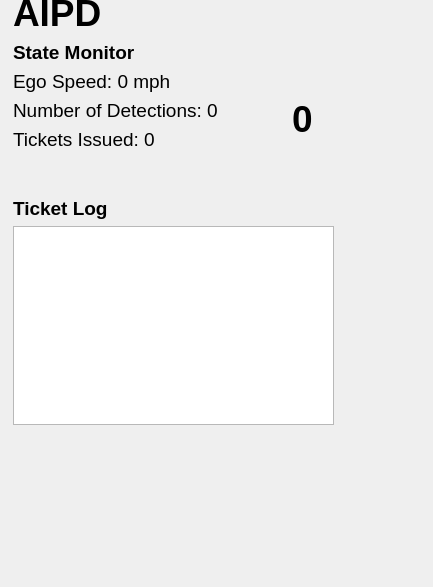
<?xml version="1.0" encoding="UTF-8"?>
<ui version="4.0">
 <class>aipd_panel</class>
 <widget class="QWidget" name="aipd_panel">
  <property name="geometry">
   <rect>
    <x>0</x>
    <y>0</y>
    <width>433</width>
    <height>587</height>
   </rect>
  </property>
  <property name="windowTitle">
   <string>Form</string>
  </property>
  <widget class="QWidget" name="">
   <property name="geometry">
    <rect>
     <x>13</x>
     <y>-8</y>
     <width>321</width>
     <height>433</height>
    </rect>
   </property>
   <layout class="QVBoxLayout" name="verticalLayout_3">
    <item>
     <widget class="QLabel" name="label_2">
      <property name="text">
       <string>&lt;html&gt;&lt;head/&gt;&lt;body&gt;&lt;p&gt;&lt;span style=&quot; font-size:28pt; font-weight:600;&quot;&gt;AIPD&lt;/span&gt;&lt;/p&gt;&lt;/body&gt;&lt;/html&gt;</string>
      </property>
     </widget>
    </item>
    <item>
     <layout class="QVBoxLayout" name="verticalLayout">
      <item>
       <widget class="QLabel" name="label_3">
        <property name="text">
         <string>&lt;html&gt;&lt;head/&gt;&lt;body&gt;&lt;p&gt;&lt;span style=&quot; font-size:14pt; font-weight:600;&quot;&gt;State Monitor&lt;/span&gt;&lt;/p&gt;&lt;/body&gt;&lt;/html&gt;</string>
        </property>
       </widget>
      </item>
      <item>
       <widget class="QLabel" name="ego_speed">
        <property name="text">
         <string>&lt;html&gt;&lt;head/&gt;&lt;body&gt;&lt;p&gt;&lt;span style=&quot; font-size:14pt;&quot;&gt;Ego Speed: 0 mph&lt;/span&gt;&lt;/p&gt;&lt;/body&gt;&lt;/html&gt;</string>
        </property>
       </widget>
      </item>
      <item>
       <widget class="QLabel" name="num_detections">
        <property name="text">
         <string>&lt;html&gt;&lt;head/&gt;&lt;body&gt;&lt;p&gt;&lt;span style=&quot; font-size:14pt;&quot;&gt;Number of Detections: 0&lt;/span&gt;&lt;/p&gt;&lt;/body&gt;&lt;/html&gt;</string>
        </property>
       </widget>
      </item>
      <item>
       <widget class="QLabel" name="num_tickets">
        <property name="text">
         <string>&lt;html&gt;&lt;head/&gt;&lt;body&gt;&lt;p&gt;&lt;span style=&quot; font-size:14pt;&quot;&gt;Tickets Issued: 0&lt;/span&gt;&lt;/p&gt;&lt;p&gt;&lt;br/&gt;&lt;/p&gt;&lt;/body&gt;&lt;/html&gt;</string>
        </property>
       </widget>
      </item>
     </layout>
    </item>
    <item>
     <layout class="QVBoxLayout" name="verticalLayout_2">
      <item>
       <widget class="QLabel" name="label_4">
        <property name="text">
         <string>&lt;html&gt;&lt;head/&gt;&lt;body&gt;&lt;p&gt;&lt;span style=&quot; font-size:14pt; font-weight:600;&quot;&gt;Ticket Log&lt;/span&gt;&lt;/p&gt;&lt;/body&gt;&lt;/html&gt;</string>
        </property>
       </widget>
      </item>
      <item>
       <widget class="QListView" name="ticket_log"/>
      </item>
     </layout>
    </item>
   </layout>
  </widget>
  <widget class="QWidget" name="">
   <property name="geometry">
    <rect>
     <x>250</x>
     <y>49</y>
     <width>77</width>
     <height>92</height>
    </rect>
   </property>
   <layout class="QGridLayout" name="gridLayout">
    <item row="0" column="0" rowspan="2" colspan="2">
     <widget class="QLabel" name="label">
      <property name="text">
       <string>&lt;html&gt;&lt;head/&gt;&lt;body&gt;&lt;p&gt;&lt;img src=&quot;:/Prefix/sign.png&quot;/&gt;&lt;/p&gt;&lt;/body&gt;&lt;/html&gt;</string>
      </property>
     </widget>
    </item>
    <item row="1" column="1">
     <widget class="QLabel" name="speed_limit">
      <property name="text">
       <string>&lt;html&gt;&lt;head/&gt;&lt;body&gt;&lt;p&gt;&lt;span style=&quot; font-size:28pt; font-weight:600;&quot;&gt;0&lt;/span&gt;&lt;/p&gt;&lt;/body&gt;&lt;/html&gt;</string>
      </property>
     </widget>
    </item>
   </layout>
  </widget>
  <zorder>label</zorder>
  <zorder>label_2</zorder>
  <zorder>ego_speed</zorder>
  <zorder>num_detections</zorder>
  <zorder>num_tickets</zorder>
  <zorder>label_3</zorder>
  <zorder>ticket_log</zorder>
  <zorder>label_4</zorder>
  <zorder>speed_limit</zorder>
 </widget>
 <resources>
  <include location="resource.qrc"/>
 </resources>
 <connections/>
</ui>
